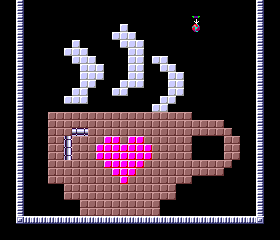

Tiled map render using the project's own tile images. Description and the whole map definition, tile-layer contents included, below:
An orthogonal 35x30 tile map with 8x8 px tiles, 1 tile layer (Tile Layer 1).

<map version="1.10" tiledversion="1.10.2" orientation="orthogonal" renderorder="right-down" width="35" height="30" tilewidth="8" tileheight="8" infinite="0" nextlayerid="2" nextobjectid="1">
 <tileset firstgid="1" source="breakout-tiles.tsx" />
 <layer id="1" name="Tile Layer 1" width="35" height="30">
  <data encoding="csv">
1,0,4,0,0,0,0,0,0,0,0,0,0,0,0,0,0,0,0,0,1,0,0,0,0,0,0,0,0,0,0,1,4,0,1,
1,0,4,0,0,0,0,0,0,0,0,0,0,0,0,0,0,0,0,0,0,0,0,0,0,0,0,0,0,0,0,0,4,0,1,
1,0,4,0,0,0,0,0,0,0,0,0,0,0,0,0,0,0,0,0,0,0,0,0,130,0,0,0,0,0,0,0,4,0,1,
1,0,4,0,0,0,0,0,0,0,0,0,0,0,0,25,0,0,0,0,0,0,0,0,145,0,0,0,0,0,0,0,4,0,1,
1,0,4,0,0,0,0,0,0,0,0,0,0,0,25,25,25,0,0,0,0,0,0,0,0,0,0,0,0,0,0,0,4,0,1,
1,0,4,0,0,0,0,0,0,25,0,0,0,0,0,25,25,25,0,0,0,0,0,0,0,0,0,0,0,0,0,0,4,0,1,
1,0,4,0,0,0,0,0,25,25,25,0,0,0,0,0,25,25,0,0,0,0,0,0,0,0,0,0,0,0,0,0,4,0,1,
1,0,4,0,0,0,0,0,0,25,25,25,0,0,0,0,25,25,0,25,25,0,0,0,0,0,0,0,0,0,0,0,4,0,1,
1,0,4,0,0,0,0,0,0,0,25,25,25,0,0,0,25,25,0,0,25,25,0,0,0,0,0,0,0,0,0,0,4,0,1,
1,0,4,0,0,0,0,0,0,0,25,25,25,0,0,0,25,25,0,0,0,25,25,0,0,0,0,0,0,0,0,0,4,0,1,
1,0,4,0,0,0,0,0,0,0,25,25,0,0,0,25,25,25,0,0,0,25,25,0,0,0,0,0,0,0,0,0,4,0,1,
1,0,4,0,0,0,0,0,0,25,25,0,0,0,25,25,0,0,0,0,0,25,25,0,0,0,0,0,0,0,0,0,4,0,1,
1,0,4,0,0,0,1,1,25,25,25,1,1,1,1,1,1,1,1,1,25,25,1,1,1,1,0,0,0,0,0,0,4,0,1,
1,0,4,0,0,0,1,1,1,1,1,1,1,1,1,1,1,1,1,25,25,1,1,1,1,1,0,0,0,0,0,0,4,0,1,
1,0,4,0,0,0,27,27,27,27,27,27,27,27,27,27,27,27,27,27,27,27,27,27,0,0,0,0,0,0,0,0,4,0,1,
1,0,4,0,0,0,27,27,27,27,27,27,27,27,27,27,27,27,27,27,27,27,27,27,27,27,27,27,0,0,0,0,4,0,1,
1,0,4,0,0,0,27,27,27,7,7,27,27,27,27,27,27,27,27,27,27,27,27,27,27,27,27,27,27,0,0,0,4,0,1,
1,0,4,0,0,0,27,27,8,27,27,27,27,24,24,27,24,24,27,27,27,27,27,27,0,0,0,0,27,27,0,0,4,0,1,
1,0,4,0,0,0,27,27,8,27,27,27,24,24,24,24,24,24,24,27,27,27,27,27,0,0,0,0,27,27,0,0,4,0,1,
1,1,4,0,0,0,27,27,8,27,27,27,24,24,24,24,24,24,24,27,27,27,27,27,0,0,0,0,27,27,0,0,4,0,1,
1,1,4,0,0,0,27,27,27,27,27,27,27,24,24,24,24,24,27,27,27,27,27,27,27,27,27,27,27,0,0,0,4,0,1,
1,1,4,0,0,0,27,27,27,27,27,27,27,27,24,24,24,27,27,27,27,27,27,27,27,27,27,27,0,0,0,0,4,0,1,
1,1,4,0,0,0,27,27,27,27,27,27,27,27,27,24,27,27,27,27,27,27,27,27,0,0,0,0,0,0,0,0,4,1,1,
1,0,4,0,0,0,0,0,27,27,27,27,27,27,27,27,27,27,27,27,27,27,0,0,0,0,0,0,0,0,0,0,4,1,1,
1,0,4,0,0,0,0,0,27,27,27,27,27,27,27,27,27,27,27,27,27,27,0,0,0,0,0,0,0,0,0,0,4,1,1,
1,0,4,0,0,0,0,0,0,0,27,27,27,27,27,27,27,27,27,27,0,0,0,0,0,0,0,0,0,0,0,0,4,1,1,
1,0,4,0,0,0,0,0,0,0,27,27,27,27,27,27,27,27,27,27,0,0,0,0,0,0,0,0,0,0,0,0,4,0,1,
1,1,2,3,3,3,3,3,3,3,3,3,3,3,3,3,3,3,3,3,3,3,3,3,3,3,3,3,3,3,3,3,2,1,1,
0,0,0,0,0,0,0,0,0,0,0,0,0,0,0,0,0,0,0,0,0,0,0,0,0,0,0,0,0,0,0,0,0,0,0,
0,0,0,0,0,0,0,0,0,0,0,0,0,0,0,0,0,0,0,0,0,0,0,0,0,0,0,0,0,0,0,0,0,0,0
</data>
 </layer>
</map>
